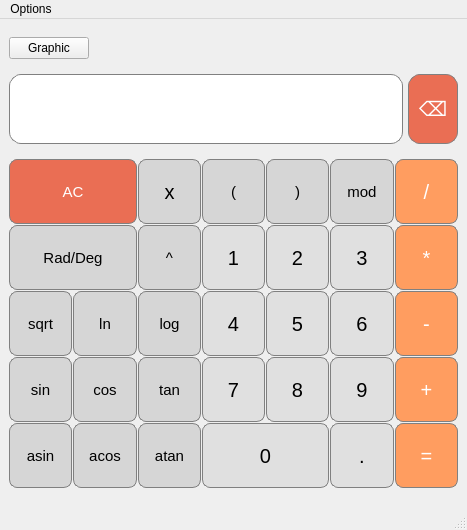
<?xml version="1.0" encoding="UTF-8"?>
<ui version="4.0">
 <class>MainWindow</class>
 <widget class="QMainWindow" name="MainWindow">
  <property name="geometry">
   <rect>
    <x>0</x>
    <y>0</y>
    <width>467</width>
    <height>530</height>
   </rect>
  </property>
  <property name="windowTitle">
   <string>MainWindow</string>
  </property>
  <widget class="QWidget" name="centralwidget">
   <layout class="QVBoxLayout" name="verticalLayout">
    <item>
     <layout class="QHBoxLayout" name="horizontalLayout">
      <item>
       <widget class="QPushButton" name="pushButton_graphics">
        <property name="text">
         <string>Graphic</string>
        </property>
       </widget>
      </item>
      <item>
       <spacer name="horizontalSpacer">
        <property name="orientation">
         <enum>Qt::Horizontal</enum>
        </property>
        <property name="sizeHint" stdset="0">
         <size>
          <width>40</width>
          <height>20</height>
         </size>
        </property>
       </spacer>
      </item>
     </layout>
    </item>
    <item>
     <layout class="QHBoxLayout" name="displaylayout">
      <property name="spacing">
       <number>5</number>
      </property>
      <item>
       <widget class="QLabel" name="display">
        <property name="sizePolicy">
         <sizepolicy hsizetype="Preferred" vsizetype="Maximum">
          <horstretch>0</horstretch>
          <verstretch>0</verstretch>
         </sizepolicy>
        </property>
        <property name="minimumSize">
         <size>
          <width>350</width>
          <height>70</height>
         </size>
        </property>
        <property name="maximumSize">
         <size>
          <width>16777215</width>
          <height>16777215</height>
         </size>
        </property>
        <property name="styleSheet">
         <string notr="true">QLabel {
  font-size: 20px;
  border: 1px solid gray;
  background-color: white;
  border-radius: 12px;
}
</string>
        </property>
        <property name="midLineWidth">
         <number>0</number>
        </property>
        <property name="text">
         <string/>
        </property>
        <property name="alignment">
         <set>Qt::AlignRight|Qt::AlignTrailing|Qt::AlignVCenter</set>
        </property>
        <property name="wordWrap">
         <bool>true</bool>
        </property>
        <property name="margin">
         <number>5</number>
        </property>
       </widget>
      </item>
      <item>
       <widget class="QPushButton" name="pushButton_backspace">
        <property name="sizePolicy">
         <sizepolicy hsizetype="Maximum" vsizetype="Maximum">
          <horstretch>0</horstretch>
          <verstretch>0</verstretch>
         </sizepolicy>
        </property>
        <property name="minimumSize">
         <size>
          <width>50</width>
          <height>0</height>
         </size>
        </property>
        <property name="maximumSize">
         <size>
          <width>50</width>
          <height>70</height>
         </size>
        </property>
        <property name="styleSheet">
         <string notr="true">QPushButton {
  font-size: 20px;
  border: 1px solid gray;
  border-radius: 12px;
  background-color: rgb(234, 110, 84);
  color: white;
}
QPushButton:pressed {
    background-color: qlineargradient(spread:pad, x1:0, y1:0, x2:1, y2:1, stop:0 rgba(234, 77, 23, 255), stop:1 rgba(255, 255, 255, 255));
}</string>
        </property>
        <property name="text">
         <string>⌫</string>
        </property>
        <property name="shortcut">
         <string>Backspace</string>
        </property>
       </widget>
      </item>
     </layout>
    </item>
    <item>
     <layout class="QGridLayout" name="keyboard">
      <property name="spacing">
       <number>1</number>
      </property>
      <item row="5" column="2">
       <widget class="QPushButton" name="pushButton_cos">
        <property name="minimumSize">
         <size>
          <width>60</width>
          <height>65</height>
         </size>
        </property>
        <property name="maximumSize">
         <size>
          <width>150</width>
          <height>16777215</height>
         </size>
        </property>
        <property name="styleSheet">
         <string notr="true">QPushButton {
  font-size: 15px;
  background-color: rgb(214, 214, 214);
  border: 1px solid gray;
  border-radius: 8px;
}
QPushButton:pressed {
    background-color: qlineargradient(x1: 0, y1: 0, x2: 0, y2: 1,
                                      stop: 0 #BEBEBE, stop: 1 #D7D7D7);
}</string>
        </property>
        <property name="text">
         <string>cos</string>
        </property>
        <attribute name="buttonGroup">
         <string notr="true">function_buttons_group</string>
        </attribute>
       </widget>
      </item>
      <item row="4" column="5">
       <widget class="QPushButton" name="pushButton_5">
        <property name="sizePolicy">
         <sizepolicy hsizetype="Minimum" vsizetype="Fixed">
          <horstretch>0</horstretch>
          <verstretch>0</verstretch>
         </sizepolicy>
        </property>
        <property name="minimumSize">
         <size>
          <width>60</width>
          <height>65</height>
         </size>
        </property>
        <property name="maximumSize">
         <size>
          <width>150</width>
          <height>16777215</height>
         </size>
        </property>
        <property name="styleSheet">
         <string notr="true">QPushButton {
  font-size: 20px;
  background-color: rgb(224, 224, 224);
  border: 1px solid gray;
  border-radius: 8px;
}
QPushButton:pressed {
    background-color: qlineargradient(x1: 0, y1: 0, x2: 0, y2: 1,
                                      stop: 0 #dadbde, stop: 1 #f6f7fa);
}</string>
        </property>
        <property name="text">
         <string>5</string>
        </property>
        <property name="shortcut">
         <string>5</string>
        </property>
        <attribute name="buttonGroup">
         <string notr="true">main_buttons_group</string>
        </attribute>
       </widget>
      </item>
      <item row="4" column="1">
       <widget class="QPushButton" name="pushButton_sqrt">
        <property name="minimumSize">
         <size>
          <width>60</width>
          <height>65</height>
         </size>
        </property>
        <property name="maximumSize">
         <size>
          <width>150</width>
          <height>16777215</height>
         </size>
        </property>
        <property name="styleSheet">
         <string notr="true">QPushButton {
  font-size: 15px;
  background-color: rgb(214, 214, 214);
  border: 1px solid gray;
  border-radius: 8px;
}
QPushButton:pressed {
    background-color: qlineargradient(x1: 0, y1: 0, x2: 0, y2: 1,
                                      stop: 0 #BEBEBE, stop: 1 #D7D7D7);
}</string>
        </property>
        <property name="text">
         <string>sqrt</string>
        </property>
        <attribute name="buttonGroup">
         <string notr="true">function_buttons_group</string>
        </attribute>
       </widget>
      </item>
      <item row="2" column="7">
       <widget class="QPushButton" name="pushButton_div">
        <property name="minimumSize">
         <size>
          <width>60</width>
          <height>65</height>
         </size>
        </property>
        <property name="maximumSize">
         <size>
          <width>150</width>
          <height>16777215</height>
         </size>
        </property>
        <property name="styleSheet">
         <string notr="true">QPushButton {
  font-size: 20px;
  background-color: rgb(255, 157, 96);
  color: white; 
  border: 1px solid gray;
  border-radius: 8px;
}

QPushButton:pressed {
    background-color: qlineargradient(x1: 0, y1: 0, x2: 0, y2: 1,
                                      stop: 0 #FF7832, stop: 1 #FF9739);
}</string>
        </property>
        <property name="text">
         <string>/</string>
        </property>
        <property name="shortcut">
         <string>/</string>
        </property>
        <attribute name="buttonGroup">
         <string notr="true">main_buttons_group</string>
        </attribute>
       </widget>
      </item>
      <item row="5" column="4">
       <widget class="QPushButton" name="pushButton_7">
        <property name="sizePolicy">
         <sizepolicy hsizetype="Minimum" vsizetype="Fixed">
          <horstretch>0</horstretch>
          <verstretch>0</verstretch>
         </sizepolicy>
        </property>
        <property name="minimumSize">
         <size>
          <width>60</width>
          <height>65</height>
         </size>
        </property>
        <property name="maximumSize">
         <size>
          <width>150</width>
          <height>16777215</height>
         </size>
        </property>
        <property name="styleSheet">
         <string notr="true">QPushButton {
  font-size: 20px;
  background-color: rgb(224, 224, 224);
  border: 1px solid gray;
  border-radius: 8px;
}
QPushButton:pressed {
    background-color: qlineargradient(x1: 0, y1: 0, x2: 0, y2: 1,
                                      stop: 0 #dadbde, stop: 1 #f6f7fa);
}</string>
        </property>
        <property name="text">
         <string>7</string>
        </property>
        <property name="shortcut">
         <string>7</string>
        </property>
        <attribute name="buttonGroup">
         <string notr="true">main_buttons_group</string>
        </attribute>
       </widget>
      </item>
      <item row="2" column="1" colspan="2">
       <widget class="QPushButton" name="pushButton_AC">
        <property name="minimumSize">
         <size>
          <width>60</width>
          <height>65</height>
         </size>
        </property>
        <property name="maximumSize">
         <size>
          <width>150</width>
          <height>16777215</height>
         </size>
        </property>
        <property name="styleSheet">
         <string notr="true">QPushButton {
  font-size: 15px;
  border: 1px solid gray;
  background-color: rgb(234, 110, 84);
  color: white;
  border-radius: 8px;
}
QPushButton:pressed {
    background-color: qlineargradient(spread:pad, x1:0, y1:0, x2:1, y2:1, stop:0 rgba(234, 77, 23, 255), stop:1 rgba(255, 255, 255, 255));
}</string>
        </property>
        <property name="text">
         <string>AC</string>
        </property>
        <property name="shortcut">
         <string/>
        </property>
       </widget>
      </item>
      <item row="4" column="6">
       <widget class="QPushButton" name="pushButton_6">
        <property name="sizePolicy">
         <sizepolicy hsizetype="Minimum" vsizetype="Fixed">
          <horstretch>0</horstretch>
          <verstretch>0</verstretch>
         </sizepolicy>
        </property>
        <property name="minimumSize">
         <size>
          <width>60</width>
          <height>65</height>
         </size>
        </property>
        <property name="maximumSize">
         <size>
          <width>150</width>
          <height>16777215</height>
         </size>
        </property>
        <property name="styleSheet">
         <string notr="true">QPushButton {
  font-size: 20px;
  background-color: rgb(224, 224, 224);
  border: 1px solid gray;
  border-radius: 8px;
}
QPushButton:pressed {
    background-color: qlineargradient(x1: 0, y1: 0, x2: 0, y2: 1,
                                      stop: 0 #dadbde, stop: 1 #f6f7fa);
}</string>
        </property>
        <property name="text">
         <string>6</string>
        </property>
        <property name="shortcut">
         <string>6</string>
        </property>
        <attribute name="buttonGroup">
         <string notr="true">main_buttons_group</string>
        </attribute>
       </widget>
      </item>
      <item row="5" column="6">
       <widget class="QPushButton" name="pushButton_9">
        <property name="sizePolicy">
         <sizepolicy hsizetype="Minimum" vsizetype="Fixed">
          <horstretch>0</horstretch>
          <verstretch>0</verstretch>
         </sizepolicy>
        </property>
        <property name="minimumSize">
         <size>
          <width>60</width>
          <height>65</height>
         </size>
        </property>
        <property name="maximumSize">
         <size>
          <width>150</width>
          <height>16777215</height>
         </size>
        </property>
        <property name="styleSheet">
         <string notr="true">QPushButton {
  font-size: 20px;
  background-color: rgb(224, 224, 224);
  border: 1px solid gray;
  border-radius: 8px;
}
QPushButton:pressed {
    background-color: qlineargradient(x1: 0, y1: 0, x2: 0, y2: 1,
                                      stop: 0 #dadbde, stop: 1 #f6f7fa);
}</string>
        </property>
        <property name="text">
         <string>9</string>
        </property>
        <property name="shortcut">
         <string>9</string>
        </property>
        <attribute name="buttonGroup">
         <string notr="true">main_buttons_group</string>
        </attribute>
       </widget>
      </item>
      <item row="6" column="7">
       <widget class="QPushButton" name="pushButton_eq">
        <property name="minimumSize">
         <size>
          <width>60</width>
          <height>65</height>
         </size>
        </property>
        <property name="maximumSize">
         <size>
          <width>150</width>
          <height>16777215</height>
         </size>
        </property>
        <property name="styleSheet">
         <string notr="true">QPushButton {
  font-size: 20px;
  background-color: rgb(255, 157, 96);
  color: white; 
  border: 1px solid gray;
  border-radius: 8px;
}

QPushButton:pressed {
    background-color: qlineargradient(x1: 0, y1: 0, x2: 0, y2: 1,
                                      stop: 0 #FF7832, stop: 1 #FF9739);
}</string>
        </property>
        <property name="text">
         <string>=</string>
        </property>
        <property name="shortcut">
         <string>=</string>
        </property>
       </widget>
      </item>
      <item row="6" column="4" colspan="2">
       <widget class="QPushButton" name="pushButton_0">
        <property name="sizePolicy">
         <sizepolicy hsizetype="Minimum" vsizetype="Fixed">
          <horstretch>0</horstretch>
          <verstretch>0</verstretch>
         </sizepolicy>
        </property>
        <property name="minimumSize">
         <size>
          <width>60</width>
          <height>65</height>
         </size>
        </property>
        <property name="maximumSize">
         <size>
          <width>150</width>
          <height>16777215</height>
         </size>
        </property>
        <property name="styleSheet">
         <string notr="true">QPushButton {
  font-size: 20px;
  background-color: rgb(224, 224, 224);
  border: 1px solid gray;
  border-radius: 8px;
}
QPushButton:pressed {
    background-color: qlineargradient(x1: 0, y1: 0, x2: 0, y2: 1,
                                      stop: 0 #dadbde, stop: 1 #f6f7fa);
}</string>
        </property>
        <property name="text">
         <string>0</string>
        </property>
        <property name="shortcut">
         <string>0</string>
        </property>
        <attribute name="buttonGroup">
         <string notr="true">main_buttons_group</string>
        </attribute>
       </widget>
      </item>
      <item row="5" column="5">
       <widget class="QPushButton" name="pushButton_8">
        <property name="sizePolicy">
         <sizepolicy hsizetype="Minimum" vsizetype="Fixed">
          <horstretch>0</horstretch>
          <verstretch>0</verstretch>
         </sizepolicy>
        </property>
        <property name="minimumSize">
         <size>
          <width>60</width>
          <height>65</height>
         </size>
        </property>
        <property name="maximumSize">
         <size>
          <width>150</width>
          <height>16777215</height>
         </size>
        </property>
        <property name="styleSheet">
         <string notr="true">QPushButton {
  font-size: 20px;
  background-color: rgb(224, 224, 224);
  border: 1px solid gray;
  border-radius: 8px;
}
QPushButton:pressed {
    background-color: qlineargradient(x1: 0, y1: 0, x2: 0, y2: 1,
                                      stop: 0 #dadbde, stop: 1 #f6f7fa);
}</string>
        </property>
        <property name="text">
         <string>8</string>
        </property>
        <property name="shortcut">
         <string>8</string>
        </property>
        <attribute name="buttonGroup">
         <string notr="true">main_buttons_group</string>
        </attribute>
       </widget>
      </item>
      <item row="4" column="4">
       <widget class="QPushButton" name="pushButton_4">
        <property name="sizePolicy">
         <sizepolicy hsizetype="Minimum" vsizetype="Fixed">
          <horstretch>0</horstretch>
          <verstretch>0</verstretch>
         </sizepolicy>
        </property>
        <property name="minimumSize">
         <size>
          <width>60</width>
          <height>65</height>
         </size>
        </property>
        <property name="maximumSize">
         <size>
          <width>150</width>
          <height>16777215</height>
         </size>
        </property>
        <property name="styleSheet">
         <string notr="true">QPushButton {
  font-size: 20px;
  background-color: rgb(224, 224, 224);
  border: 1px solid gray;
  border-radius: 8px;
}
QPushButton:pressed {
    background-color: qlineargradient(x1: 0, y1: 0, x2: 0, y2: 1,
                                      stop: 0 #dadbde, stop: 1 #f6f7fa);
}</string>
        </property>
        <property name="text">
         <string>4</string>
        </property>
        <property name="shortcut">
         <string>4</string>
        </property>
        <attribute name="buttonGroup">
         <string notr="true">main_buttons_group</string>
        </attribute>
       </widget>
      </item>
      <item row="3" column="7">
       <widget class="QPushButton" name="pushButton_mul">
        <property name="minimumSize">
         <size>
          <width>60</width>
          <height>65</height>
         </size>
        </property>
        <property name="maximumSize">
         <size>
          <width>150</width>
          <height>16777215</height>
         </size>
        </property>
        <property name="styleSheet">
         <string notr="true">QPushButton {
  font-size: 20px;
  background-color: rgb(255, 157, 96);
  color: white; 
  border: 1px solid gray;
  border-radius: 8px;
}

QPushButton:pressed {
    background-color: qlineargradient(x1: 0, y1: 0, x2: 0, y2: 1,
                                      stop: 0 #FF7832, stop: 1 #FF9739);
}</string>
        </property>
        <property name="text">
         <string>*</string>
        </property>
        <property name="shortcut">
         <string>*</string>
        </property>
        <attribute name="buttonGroup">
         <string notr="true">main_buttons_group</string>
        </attribute>
       </widget>
      </item>
      <item row="4" column="3">
       <widget class="QPushButton" name="pushButton_log">
        <property name="minimumSize">
         <size>
          <width>60</width>
          <height>65</height>
         </size>
        </property>
        <property name="maximumSize">
         <size>
          <width>150</width>
          <height>16777215</height>
         </size>
        </property>
        <property name="styleSheet">
         <string notr="true">QPushButton {
  font-size: 15px;
  background-color: rgb(214, 214, 214);
  border: 1px solid gray;
  border-radius: 8px;
}
QPushButton:pressed {
    background-color: qlineargradient(x1: 0, y1: 0, x2: 0, y2: 1,
                                      stop: 0 #BEBEBE, stop: 1 #D7D7D7);
}</string>
        </property>
        <property name="text">
         <string>log</string>
        </property>
        <attribute name="buttonGroup">
         <string notr="true">function_buttons_group</string>
        </attribute>
       </widget>
      </item>
      <item row="4" column="7">
       <widget class="QPushButton" name="pushButton_sub">
        <property name="minimumSize">
         <size>
          <width>60</width>
          <height>65</height>
         </size>
        </property>
        <property name="maximumSize">
         <size>
          <width>150</width>
          <height>16777215</height>
         </size>
        </property>
        <property name="styleSheet">
         <string notr="true">QPushButton {
  font-size: 20px;
  background-color: rgb(255, 157, 96);
  color: white; 
  border: 1px solid gray;
  border-radius: 8px;
}

QPushButton:pressed {
    background-color: qlineargradient(x1: 0, y1: 0, x2: 0, y2: 1,
                                      stop: 0 #FF7832, stop: 1 #FF9739);
}</string>
        </property>
        <property name="text">
         <string>-</string>
        </property>
        <property name="shortcut">
         <string>-</string>
        </property>
        <attribute name="buttonGroup">
         <string notr="true">main_buttons_group</string>
        </attribute>
       </widget>
      </item>
      <item row="5" column="7">
       <widget class="QPushButton" name="pushButton_sum">
        <property name="minimumSize">
         <size>
          <width>60</width>
          <height>65</height>
         </size>
        </property>
        <property name="maximumSize">
         <size>
          <width>150</width>
          <height>16777215</height>
         </size>
        </property>
        <property name="styleSheet">
         <string notr="true">QPushButton {
  font-size: 20px;
  background-color: rgb(255, 157, 96);
  color: white; 
  border: 1px solid gray;
  border-radius: 8px;
}

QPushButton:pressed {
    background-color: qlineargradient(x1: 0, y1: 0, x2: 0, y2: 1,
                                      stop: 0 #FF7832, stop: 1 #FF9739);
}</string>
        </property>
        <property name="text">
         <string>+</string>
        </property>
        <property name="shortcut">
         <string>+</string>
        </property>
        <attribute name="buttonGroup">
         <string notr="true">main_buttons_group</string>
        </attribute>
       </widget>
      </item>
      <item row="6" column="2">
       <widget class="QPushButton" name="pushButton_acos">
        <property name="minimumSize">
         <size>
          <width>60</width>
          <height>65</height>
         </size>
        </property>
        <property name="maximumSize">
         <size>
          <width>150</width>
          <height>16777215</height>
         </size>
        </property>
        <property name="styleSheet">
         <string notr="true">QPushButton {
  font-size: 15px;
  background-color: rgb(214, 214, 214);
  border: 1px solid gray;
  border-radius: 8px;
}
QPushButton:pressed {
    background-color: qlineargradient(x1: 0, y1: 0, x2: 0, y2: 1,
                                      stop: 0 #BEBEBE, stop: 1 #D7D7D7);
}</string>
        </property>
        <property name="text">
         <string>acos</string>
        </property>
        <attribute name="buttonGroup">
         <string notr="true">function_buttons_group</string>
        </attribute>
       </widget>
      </item>
      <item row="5" column="1">
       <widget class="QPushButton" name="pushButton_sin">
        <property name="minimumSize">
         <size>
          <width>60</width>
          <height>65</height>
         </size>
        </property>
        <property name="maximumSize">
         <size>
          <width>150</width>
          <height>16777215</height>
         </size>
        </property>
        <property name="styleSheet">
         <string notr="true">QPushButton {
  font-size: 15px;
  background-color: rgb(214, 214, 214);
  border: 1px solid gray;
  border-radius: 8px;
}
QPushButton:pressed {
    background-color: qlineargradient(x1: 0, y1: 0, x2: 0, y2: 1,
                                      stop: 0 #BEBEBE, stop: 1 #D7D7D7);
}</string>
        </property>
        <property name="text">
         <string>sin</string>
        </property>
        <attribute name="buttonGroup">
         <string notr="true">function_buttons_group</string>
        </attribute>
       </widget>
      </item>
      <item row="5" column="3">
       <widget class="QPushButton" name="pushButton_tan">
        <property name="minimumSize">
         <size>
          <width>60</width>
          <height>65</height>
         </size>
        </property>
        <property name="maximumSize">
         <size>
          <width>150</width>
          <height>16777215</height>
         </size>
        </property>
        <property name="styleSheet">
         <string notr="true">QPushButton {
  font-size: 15px;
  background-color: rgb(214, 214, 214);
  border: 1px solid gray;
  border-radius: 8px;
}
QPushButton:pressed {
    background-color: qlineargradient(x1: 0, y1: 0, x2: 0, y2: 1,
                                      stop: 0 #BEBEBE, stop: 1 #D7D7D7);
}</string>
        </property>
        <property name="text">
         <string>tan</string>
        </property>
        <attribute name="buttonGroup">
         <string notr="true">function_buttons_group</string>
        </attribute>
       </widget>
      </item>
      <item row="2" column="6">
       <widget class="QPushButton" name="pushButton_mod">
        <property name="minimumSize">
         <size>
          <width>60</width>
          <height>65</height>
         </size>
        </property>
        <property name="maximumSize">
         <size>
          <width>150</width>
          <height>16777215</height>
         </size>
        </property>
        <property name="styleSheet">
         <string notr="true">QPushButton {
  font-size: 15px;
  background-color: rgb(214, 214, 214);
  border: 1px solid gray;
  border-radius: 8px;
}
QPushButton:pressed {
    background-color: qlineargradient(x1: 0, y1: 0, x2: 0, y2: 1,
                                      stop: 0 #BEBEBE, stop: 1 #D7D7D7);
}</string>
        </property>
        <property name="text">
         <string>mod</string>
        </property>
        <attribute name="buttonGroup">
         <string notr="true">main_buttons_group</string>
        </attribute>
       </widget>
      </item>
      <item row="3" column="4">
       <widget class="QPushButton" name="pushButton_1">
        <property name="sizePolicy">
         <sizepolicy hsizetype="Minimum" vsizetype="Fixed">
          <horstretch>0</horstretch>
          <verstretch>0</verstretch>
         </sizepolicy>
        </property>
        <property name="minimumSize">
         <size>
          <width>60</width>
          <height>65</height>
         </size>
        </property>
        <property name="maximumSize">
         <size>
          <width>150</width>
          <height>16777215</height>
         </size>
        </property>
        <property name="styleSheet">
         <string notr="true">QPushButton {
  font-size: 20px;
  background-color: rgb(224, 224, 224);
  border: 1px solid gray;
  border-radius: 8px;
}
QPushButton:pressed {
    background-color: qlineargradient(x1: 0, y1: 0, x2: 0, y2: 1,
                                      stop: 0 #dadbde, stop: 1 #f6f7fa);
}</string>
        </property>
        <property name="text">
         <string>1</string>
        </property>
        <property name="shortcut">
         <string>1</string>
        </property>
        <attribute name="buttonGroup">
         <string notr="true">main_buttons_group</string>
        </attribute>
       </widget>
      </item>
      <item row="3" column="6">
       <widget class="QPushButton" name="pushButton_3">
        <property name="sizePolicy">
         <sizepolicy hsizetype="Minimum" vsizetype="Fixed">
          <horstretch>0</horstretch>
          <verstretch>0</verstretch>
         </sizepolicy>
        </property>
        <property name="minimumSize">
         <size>
          <width>60</width>
          <height>65</height>
         </size>
        </property>
        <property name="maximumSize">
         <size>
          <width>150</width>
          <height>16777215</height>
         </size>
        </property>
        <property name="styleSheet">
         <string notr="true">QPushButton {
  font-size: 20px;
  background-color: rgb(224, 224, 224);
  border: 1px solid gray;
  border-radius: 8px;
}
QPushButton:pressed {
    background-color: qlineargradient(x1: 0, y1: 0, x2: 0, y2: 1,
                                      stop: 0 #dadbde, stop: 1 #f6f7fa);
}</string>
        </property>
        <property name="text">
         <string>3</string>
        </property>
        <property name="shortcut">
         <string>3</string>
        </property>
        <attribute name="buttonGroup">
         <string notr="true">main_buttons_group</string>
        </attribute>
       </widget>
      </item>
      <item row="4" column="2">
       <widget class="QPushButton" name="pushButton_ln">
        <property name="minimumSize">
         <size>
          <width>60</width>
          <height>65</height>
         </size>
        </property>
        <property name="maximumSize">
         <size>
          <width>150</width>
          <height>16777215</height>
         </size>
        </property>
        <property name="styleSheet">
         <string notr="true">QPushButton {
  font-size: 15px;
  background-color: rgb(214, 214, 214);
  border: 1px solid gray;
  border-radius: 8px;
}
QPushButton:pressed {
    background-color: qlineargradient(x1: 0, y1: 0, x2: 0, y2: 1,
                                      stop: 0 #BEBEBE, stop: 1 #D7D7D7);
}</string>
        </property>
        <property name="text">
         <string>ln</string>
        </property>
        <attribute name="buttonGroup">
         <string notr="true">function_buttons_group</string>
        </attribute>
       </widget>
      </item>
      <item row="6" column="3">
       <widget class="QPushButton" name="pushButton_atan">
        <property name="sizePolicy">
         <sizepolicy hsizetype="Minimum" vsizetype="Fixed">
          <horstretch>0</horstretch>
          <verstretch>0</verstretch>
         </sizepolicy>
        </property>
        <property name="minimumSize">
         <size>
          <width>60</width>
          <height>65</height>
         </size>
        </property>
        <property name="maximumSize">
         <size>
          <width>150</width>
          <height>16777215</height>
         </size>
        </property>
        <property name="styleSheet">
         <string notr="true">QPushButton {
  font-size: 15px;
  background-color: rgb(214, 214, 214);
  border: 1px solid gray;
  border-radius: 8px;
}
QPushButton:pressed {
    background-color: qlineargradient(x1: 0, y1: 0, x2: 0, y2: 1,
                                      stop: 0 #BEBEBE, stop: 1 #D7D7D7);
}</string>
        </property>
        <property name="text">
         <string>atan</string>
        </property>
        <attribute name="buttonGroup">
         <string notr="true">function_buttons_group</string>
        </attribute>
       </widget>
      </item>
      <item row="6" column="6">
       <widget class="QPushButton" name="pushButton_dot">
        <property name="sizePolicy">
         <sizepolicy hsizetype="Minimum" vsizetype="Fixed">
          <horstretch>0</horstretch>
          <verstretch>0</verstretch>
         </sizepolicy>
        </property>
        <property name="minimumSize">
         <size>
          <width>60</width>
          <height>65</height>
         </size>
        </property>
        <property name="maximumSize">
         <size>
          <width>150</width>
          <height>16777215</height>
         </size>
        </property>
        <property name="styleSheet">
         <string notr="true">QPushButton {
  font-size: 20px;
  background-color: rgb(224, 224, 224);
  border: 1px solid gray;
  border-radius: 8px;
}
QPushButton:pressed {
    background-color: qlineargradient(x1: 0, y1: 0, x2: 0, y2: 1,
                                      stop: 0 #dadbde, stop: 1 #f6f7fa);
}</string>
        </property>
        <property name="text">
         <string>.</string>
        </property>
        <property name="shortcut">
         <string>.</string>
        </property>
       </widget>
      </item>
      <item row="6" column="1">
       <widget class="QPushButton" name="pushButton_asin">
        <property name="minimumSize">
         <size>
          <width>60</width>
          <height>65</height>
         </size>
        </property>
        <property name="maximumSize">
         <size>
          <width>150</width>
          <height>16777215</height>
         </size>
        </property>
        <property name="styleSheet">
         <string notr="true">QPushButton {
  font-size: 15px;
  background-color: rgb(214, 214, 214);
  border: 1px solid gray;
  border-radius: 8px;
}
QPushButton:pressed {
    background-color: qlineargradient(x1: 0, y1: 0, x2: 0, y2: 1,
                                      stop: 0 #BEBEBE, stop: 1 #D7D7D7);
}</string>
        </property>
        <property name="text">
         <string>asin</string>
        </property>
        <attribute name="buttonGroup">
         <string notr="true">function_buttons_group</string>
        </attribute>
       </widget>
      </item>
      <item row="3" column="5">
       <widget class="QPushButton" name="pushButton_2">
        <property name="sizePolicy">
         <sizepolicy hsizetype="Minimum" vsizetype="Fixed">
          <horstretch>0</horstretch>
          <verstretch>0</verstretch>
         </sizepolicy>
        </property>
        <property name="minimumSize">
         <size>
          <width>60</width>
          <height>65</height>
         </size>
        </property>
        <property name="maximumSize">
         <size>
          <width>150</width>
          <height>16777215</height>
         </size>
        </property>
        <property name="styleSheet">
         <string notr="true">QPushButton {
  font-size: 20px;
  background-color: rgb(224, 224, 224);
  border: 1px solid gray;
  border-radius: 8px;
}
QPushButton:pressed {
    background-color: qlineargradient(x1: 0, y1: 0, x2: 0, y2: 1,
                                      stop: 0 #dadbde, stop: 1 #f6f7fa);
}</string>
        </property>
        <property name="text">
         <string>2</string>
        </property>
        <property name="shortcut">
         <string>2</string>
        </property>
        <attribute name="buttonGroup">
         <string notr="true">main_buttons_group</string>
        </attribute>
       </widget>
      </item>
      <item row="2" column="5">
       <widget class="QPushButton" name="pushButton_lbr">
        <property name="minimumSize">
         <size>
          <width>60</width>
          <height>65</height>
         </size>
        </property>
        <property name="maximumSize">
         <size>
          <width>150</width>
          <height>16777215</height>
         </size>
        </property>
        <property name="styleSheet">
         <string notr="true">QPushButton {
  font-size: 15px;
  background-color: rgb(214, 214, 214);
  border: 1px solid gray;
  border-radius: 8px;
}
QPushButton:pressed {
    background-color: qlineargradient(x1: 0, y1: 0, x2: 0, y2: 1,
                                      stop: 0 #BEBEBE, stop: 1 #D7D7D7);
}</string>
        </property>
        <property name="text">
         <string>)</string>
        </property>
        <property name="shortcut">
         <string>)</string>
        </property>
        <attribute name="buttonGroup">
         <string notr="true">main_buttons_group</string>
        </attribute>
       </widget>
      </item>
      <item row="2" column="4">
       <widget class="QPushButton" name="pushButton_rbr">
        <property name="minimumSize">
         <size>
          <width>60</width>
          <height>65</height>
         </size>
        </property>
        <property name="maximumSize">
         <size>
          <width>150</width>
          <height>16777215</height>
         </size>
        </property>
        <property name="styleSheet">
         <string notr="true">QPushButton {
  font-size: 15px;
  background-color: rgb(214, 214, 214);
  border: 1px solid gray;
  border-radius: 8px;
}
QPushButton:pressed {
    background-color: qlineargradient(x1: 0, y1: 0, x2: 0, y2: 1,
                                      stop: 0 #BEBEBE, stop: 1 #D7D7D7);
}</string>
        </property>
        <property name="text">
         <string>(</string>
        </property>
        <property name="shortcut">
         <string>(</string>
        </property>
        <attribute name="buttonGroup">
         <string notr="true">main_buttons_group</string>
        </attribute>
       </widget>
      </item>
      <item row="2" column="3">
       <widget class="QPushButton" name="pushButton_X">
        <property name="minimumSize">
         <size>
          <width>60</width>
          <height>65</height>
         </size>
        </property>
        <property name="maximumSize">
         <size>
          <width>150</width>
          <height>16777215</height>
         </size>
        </property>
        <property name="styleSheet">
         <string notr="true">QPushButton {
  font-size: 20px;
  background-color: rgb(214, 214, 214);
  border: 1px solid gray;
  border-radius: 8px;
}
QPushButton:pressed {
    background-color: qlineargradient(x1: 0, y1: 0, x2: 0, y2: 1,
                                      stop: 0 #BEBEBE, stop: 1 #D7D7D7);
}</string>
        </property>
        <property name="text">
         <string>x</string>
        </property>
        <property name="shortcut">
         <string>X</string>
        </property>
        <attribute name="buttonGroup">
         <string notr="true">main_buttons_group</string>
        </attribute>
       </widget>
      </item>
      <item row="3" column="3">
       <widget class="QPushButton" name="pushButton_pow">
        <property name="minimumSize">
         <size>
          <width>60</width>
          <height>65</height>
         </size>
        </property>
        <property name="maximumSize">
         <size>
          <width>150</width>
          <height>16777215</height>
         </size>
        </property>
        <property name="styleSheet">
         <string notr="true">QPushButton {
  font-size: 15px;
  background-color: rgb(214, 214, 214);
  border: 1px solid gray;
  border-radius: 8px;
}
QPushButton:pressed {
    background-color: qlineargradient(x1: 0, y1: 0, x2: 0, y2: 1,
                                      stop: 0 #BEBEBE, stop: 1 #D7D7D7);
}</string>
        </property>
        <property name="text">
         <string>^</string>
        </property>
        <property name="shortcut">
         <string>^</string>
        </property>
        <attribute name="buttonGroup">
         <string notr="true">main_buttons_group</string>
        </attribute>
       </widget>
      </item>
      <item row="3" column="1" colspan="2">
       <widget class="QPushButton" name="pushButton_rad">
        <property name="minimumSize">
         <size>
          <width>60</width>
          <height>65</height>
         </size>
        </property>
        <property name="maximumSize">
         <size>
          <width>150</width>
          <height>16777215</height>
         </size>
        </property>
        <property name="styleSheet">
         <string notr="true">QPushButton {
  font-size: 15px;
  background-color: rgb(214, 214, 214);
  border: 1px solid gray;
  border-radius: 8px;
}
QPushButton:pressed {
    background-color: qlineargradient(x1: 0, y1: 0, x2: 0, y2: 1,
                                      stop: 0 #BEBEBE, stop: 1 #D7D7D7);
}</string>
        </property>
        <property name="text">
         <string>Rad/Deg</string>
        </property>
       </widget>
      </item>
     </layout>
    </item>
   </layout>
  </widget>
  <widget class="QMenuBar" name="menuBar">
   <property name="geometry">
    <rect>
     <x>0</x>
     <y>0</y>
     <width>467</width>
     <height>24</height>
    </rect>
   </property>
   <widget class="QMenu" name="menuOptions">
    <property name="title">
     <string>Options</string>
    </property>
    <addaction name="actionCredit_calculator"/>
    <addaction name="actionDebit_calculator"/>
   </widget>
   <addaction name="menuOptions"/>
  </widget>
  <widget class="QStatusBar" name="statusBar"/>
  <action name="actionCredit_calculator">
   <property name="text">
    <string>Credit calculator</string>
   </property>
  </action>
  <action name="actionDebit_calculator">
   <property name="text">
    <string>Debit calculator</string>
   </property>
  </action>
 </widget>
 <resources/>
 <connections/>
 <buttongroups>
  <buttongroup name="main_buttons_group"/>
  <buttongroup name="function_buttons_group"/>
 </buttongroups>
</ui>
